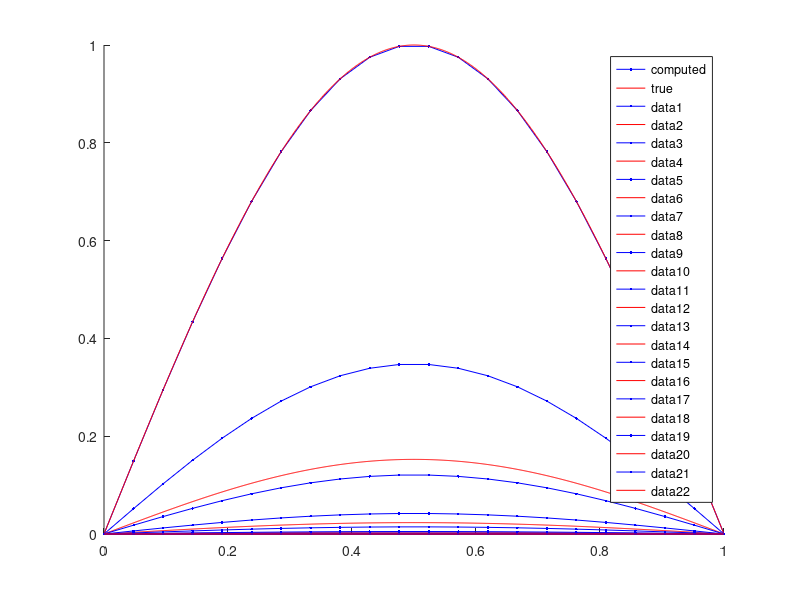

This chart was generated by the following MATLAB code:

% Solve u_t = u_{xx} on [ax,bx] with Dirichlet boundary conditions
%
% Based on http://www.amath.washington.edu/~rjl/fdmbook/heat_CN.m



% Number of interior points
N = 20;
% [0,1] space interval
ax = 0;           
bx = 1;
% [0,2] time interval
tfinal = 2;

h = (bx - ax)/(N + 1);
x = linspace(ax, bx, N + 2)';

% time step, 4* not necessary, since there's no stability condition
k = 4*h;
% number of time steps
nsteps = round(tfinal / k);


% true solution for comparison and definition of the boundary conditions
utrue = @(t, x) exp(-pi * pi * t) * sin(pi * x);

% initial conditions:
u0 = utrue(0, x);


% Each time step we solve MOL system U' = AU + g using the Trapezoidal method

% set up matrixes:
r = k/(h^2);
e = ones(N, 1);
A = spdiags([e -2*e e], [-1 0 1], N, N);
A1 = eye(N) - r * A;
A2 = eye(N);


% initial data on fine grid for plotting:
xfine = linspace(ax, bx, 1001);
ufine = utrue(0, xfine);

% initialize u and plot:
tn = 0;
u = u0;

clf;
hold on;

plot(x, u, 'b.-', xfine, ufine, 'r');
legend('computed', 'true');

% main time-stepping loop:
for n = 1:nsteps
  tnp = tn + k;   % = t_{n+1}

  % boundary values u(0,t) = g_0(t) and u(1,t) = g_1(t) at times tn and tnp:
  g0n = u(1);
  g1n = u(N + 2);
  g0np = utrue(tnp, ax);
  g1np = utrue(tnp, bx);

  % compute right hand side for linear system:
  uint = u(2:(N + 1));   % interior points (unknowns)
  rhs = A2*uint;
  % fix-up right hand side using BC's (i.e. add vector g to A2*uint)
  rhs(1) = rhs(1) + r*(g0n + g0np);
  rhs(N) = rhs(N) + r*(g1n + g1np);

  % solve linear system:
  uint = A1\rhs;

  % augment with boundary values:
  u = [g0np; uint; g1np];

  %Plot results
  ufine = utrue(tnp, xfine);
  plot(x, u, 'b.-', xfine, ufine, 'r');

  % for next time step
  tn = tnp;
end % del for


print -dpng ejercicio3.png;
ans = "ejercicio3.png";
